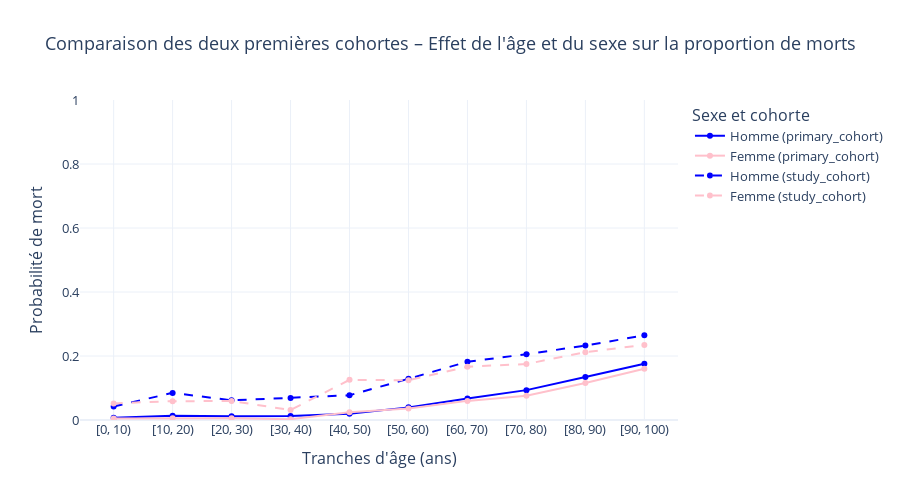

Here is the notebook cell this chart was saved with:
### Markdown cell above
Il ne sert à rien d'observer `validation_cohort` car pour de nombreuses tranches d'age il n'y a que très peu de données de patient. Ainsi moyenner pour ces tranches d'âge ne donne pas une valeur consistante de pourcentage de morts. \
Les deux datasets issus des données norvégiennes ont une allure similaire mais pas tout à fait les mêmes valeurs

### Code cell
fig = go.Figure()

for i, cohort in enumerate(cohorts[:2], start=1):
    prob = dict_df[cohort].copy()
    prob["age_bin"] = pd.cut(prob.age_years, bins=range(0, 101, 10), right=False)

    prob = (
        prob
        .groupby(['age_bin', 'sex_0male_1female'])
        .hospital_outcome_1alive_0dead
        .mean()
        .reset_index()
    )
    prob['death_prob'] = 1 - prob.hospital_outcome_1alive_0dead 
    for sex in [0, 1]:
        subset = prob[prob['sex_0male_1female'] == sex]
        fig.add_trace(
            go.Scatter(
                x=subset['age_bin'].astype(str),
                y=subset['death_prob'],
                mode='lines+markers',
                name=f"{'Homme' if sex==0 else 'Femme'} ({cohort})",
                line=dict(color=colors[sex], dash='solid' if i == 1 else 'dash')  # 🔹 dash différent pour différencier cohortes
            )
        )

fig.update_layout(
    title="Comparaison des deux premières cohortes – Effet de l'âge et du sexe sur la proportion de morts",
    height=500,
    width=900,
    xaxis_title="Tranches d'âge (ans)",
    yaxis_title="Probabilité de mort",
    yaxis=dict(range=[0, 1]),
    legend_title="Sexe et cohorte",
    template="plotly_white",
    font=dict(size=13)
)



fig.show()

### Figure 1 — Plotly figure (JSON) as saved in the notebook; plotly's stock layout.template omitted (floating-point values rounded to 4 significant figures)
{"data": [{"line": {"color": "blue", "dash": "solid"}, "mode": "lines+markers", "name": "Homme (primary_cohort)", "type": "scatter", "x": ["[0, 10)", "[10, 20)", "[20, 30)", "[30, 40)", "[40, 50)", "[50, 60)", "[60, 70)", "[70, 80)", "[80, 90)", "[90, 100)"], "y": [0.006989, 0.01319, 0.01186, 0.01232, 0.01943, 0.03946, 0.0669, 0.09333, 0.1342, 0.176]}, {"line": {"color": "pink", "dash": "solid"}, "mode": "lines+markers", "name": "Femme (primary_cohort)", "type": "scatter", "x": ["[0, 10)", "[10, 20)", "[20, 30)", "[30, 40)", "[40, 50)", "[50, 60)", "[60, 70)", "[70, 80)", "[80, 90)", "[90, 100)"], "y": [0.005076, 0.005567, 0.005096, 0.002564, 0.02425, 0.03588, 0.05976, 0.07589, 0.1158, 0.1601]}, {"line": {"color": "blue", "dash": "dash"}, "mode": "lines+markers", "name": "Homme (study_cohort)", "type": "scatter", "x": ["[0, 10)", "[10, 20)", "[20, 30)", "[30, 40)", "[40, 50)", "[50, 60)", "[60, 70)", "[70, 80)", "[80, 90)", "[90, 100)"], "y": [0.04242, 0.08475, 0.06135, 0.06863, 0.07748, 0.1287, 0.1821, 0.2056, 0.2325, 0.2645]}, {"line": {"color": "pink", "dash": "dash"}, "mode": "lines+markers", "name": "Femme (study_cohort)", "type": "scatter", "x": ["[0, 10)", "[10, 20)", "[20, 30)", "[30, 40)", "[40, 50)", "[50, 60)", "[60, 70)", "[70, 80)", "[80, 90)", "[90, 100)"], "y": [0.05195, 0.05882, 0.05926, 0.03125, 0.1254, 0.1242, 0.1667, 0.175, 0.212, 0.2346]}], "layout": {"font": {"size": 13}, "height": 500, "legend": {"title": {"text": "Sexe et cohorte"}}, "title": {"text": "Comparaison des deux premières cohortes – Effet de l'âge et du sexe sur la proportion de morts"}, "width": 900, "xaxis": {"title": {"text": "Tranches d'âge (ans)"}}, "yaxis": {"range": [0, 1], "title": {"text": "Probabilité de mort"}}}}
